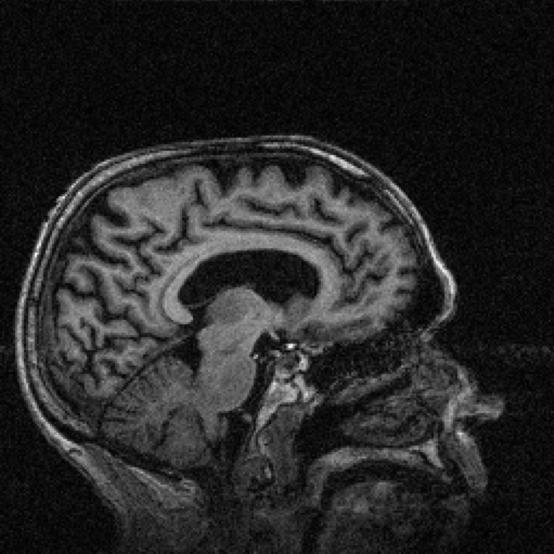
#> input picture Morphological_Operations/OAS2_0001_MR2_z_slice_129.jpg, 554 x 554 px
$ jupyter execute --allow-errors Morphological_Operators_in_Digital_Image_Processing.ipynb   (shell and % lines are left out)
#> lines starting #> are read from the running program, lines starting #| are printed output that depends on the picture; after the words box and inside, x2 and y2 are one past the last pixel; in counts of white or black regions, pixels touching at a corner belong together
# **Morphological Operators in Digital Image Processing**

* Introduction to Morphological Operators
* Types of Morphological Operators
    * Dilation
    * Erosion
    * Opening
    * Closing
    * Morphological Gradient
    * Top-Hat and Bottom-Hat Transformations
    * Skeletonization
* Practical Applications
* Code Implementations
* References

## **Introduction to Morphological Operators**

Morphological operators are powerful tools in digital image processing that operate on the shape or structure of objects within an image. Based on mathematical morphology, these operators use a structuring element to probe and modify the geometry of image features, making them particularly useful for tasks like noise reduction, object segmentation, and feature extraction [1]. Morphological operators are widely applied in fields such as medical imaging, industrial inspection, and computer vision as of 12:33 PM IST on Sunday, June 22, 2025.

### Why Necessary:
1. **Shape Analysis**: Morphological operators analyze and manipulate object shapes, enabling tasks like boundary detection and region filling [1].
2. **Noise Reduction**: Techniques like opening and closing remove noise while preserving object structures [3].
3. **Segmentation**: Morphological operators facilitate the separation of objects from backgrounds, crucial for medical diagnostics [4].
4. **Feature Extraction**: They highlight specific structural features, such as edges or skeletons, for further analysis [1].
5. **Preprocessing**: Morphological operations prepare images for advanced tasks like object recognition and classification [3].
6. **Robustness**: These operators are effective on binary and grayscale images, offering versatility across applications [1].

## **What Are Morphological Operators?**

* <font color="green">Morphological operators are non-linear image processing techniques that modify pixel values based on the local geometry defined by a structuring element [1].</font>
* A structuring element is a small shape (e.g., square, disk, or cross) that probes the image, determining how the operator interacts with pixel neighborhoods.
* <font color="green">These operators are particularly effective for enhancing or suppressing specific image features, making them suitable for applications like tumor detection in medical imaging or defect identification in industrial imaging [4].</font>
    * The choice of structuring element size and shape is application-specific, e.g., a larger structuring element may be used for coarse features in X-ray images compared to fine details in retinal scans [3].

## **Types of Morphological Operators**

<font color="green">Morphological operators manipulate image structures in the spatial domain using set theory principles [1].</font>

* **Dilation**: Expands object boundaries by adding pixels to the edges, filling small gaps [1].
* **Erosion**: Shrinks object boundaries by removing pixels from the edges, eliminating small noise [1].
* **Opening**: Erosion followed by dilation, smooths object contours and removes small objects [3].
* **Closing**: Dilation followed by erosion, fills small holes and connects nearby objects [3].
* **Morphological Gradient**: Difference between dilation and erosion, highlights object boundaries [1].
* **Top-Hat and Bottom-Hat Transformations**: Extract bright or dark features relative to the background [3].
* **Skeletonization**: Reduces objects to a single-pixel-wide representation, preserving topology [1].
* **The Hit-or-Miss Transform**: Detects specific patterns or shapes using a pair of structuring elements [2].

[cell 1]
import cv2
import numpy as np
import matplotlib.pyplot as plt

## **Dilation**

Dilation is a fundamental morphological operation that enlarges the boundaries of objects in an image. It involves sliding a structuring element over the image and assigning the maximum value (for grayscale) or union (for binary) within the structuring element's neighborhood to the output pixel.

**Key Concept**

* Objective: Expand object regions to fill gaps or connect disjointed parts, improving object continuity [1].
* Assumption: Dilation assumes that the structuring element defines the shape and extent of expansion [3].
* Mechanism: For a binary image, dilation sets a pixel to 1 if any pixel in the structuring element's neighborhood is 1. For grayscale images, it takes the maximum intensity value within the neighborhood [1].

[cell 2]
img_org = cv2.imread('OAS2_0001_MR2_z_slice_129.jpg', cv2.IMREAD_GRAYSCALE)
#> img_org is the input picture: shape (554, 554); min 0, max 254, mean 39.3
img_resize = cv2.resize(img_org, (512, 512))

# Define a structuring element (3x3 square)
kernel = np.ones((3, 3), np.uint8)

# Apply dilation
img_dilated = cv2.dilate(img_resize, kernel, iterations=1)
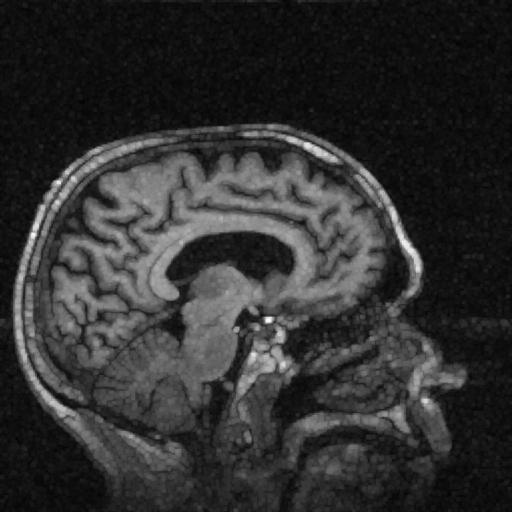
#> img_dilated: shape (512, 512); min 3, max 247, mean 48.4

# Save the result
cv2.imwrite('Dilation/dilated_binary_Brain_MRI.jpg', img_dilated)

# Plot the images
plt.figure(figsize=(12, 8))
plt.subplot(121); plt.imshow(img_org, cmap='gray'); plt.title('Original Binary Brain MRI Image')
plt.subplot(122); plt.imshow(img_dilated, cmap='gray'); plt.title('Dilated Image')
plt.show()

## **Erosion**

Erosion is a morphological operation that shrinks the boundaries of objects by removing pixels from the edges. It uses a structuring element to probe the image and assigns the minimum value (for grayscale) or intersection (for binary) within the neighborhood to the output pixel.

**Key Concept**

* Objective: Reduce object size to remove noise or isolate specific regions [1].
* Assumption: Erosion assumes the structuring element defines the extent of shrinkage [3].
* Mechanism: For a binary image, a pixel is set to 0 unless all pixels in the structuring element's neighborhood are 1. For grayscale, it takes the minimum intensity value [1].

[cell 3]
# Load a binary satellite image with urban features
img_org = cv2.imread('OAS2_0001_MR2_z_slice_129.jpg', cv2.IMREAD_GRAYSCALE)
img_resize = cv2.resize(img_org, (512, 512))

# Define a structuring element (3x3 square)
kernel = np.ones((3, 3), np.uint8)

# Apply erosion
img_eroded = cv2.erode(img_resize, kernel, iterations=1)
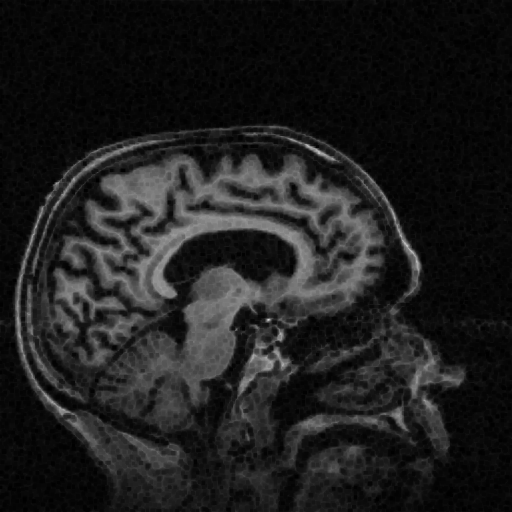
#> img_eroded: shape (512, 512); min 0, max 207, mean 30.2

# Save the result
cv2.imwrite('Erosion/eroded_binary_Brain MRI.jpg', img_eroded)

# Plot the images
plt.figure(figsize=(12, 8))
plt.subplot(121); plt.imshow(img_org, cmap='gray'); plt.title('Original Binary Brain MRI Image')
plt.subplot(122); plt.imshow(img_eroded, cmap='gray'); plt.title('Eroded Image')
plt.show()
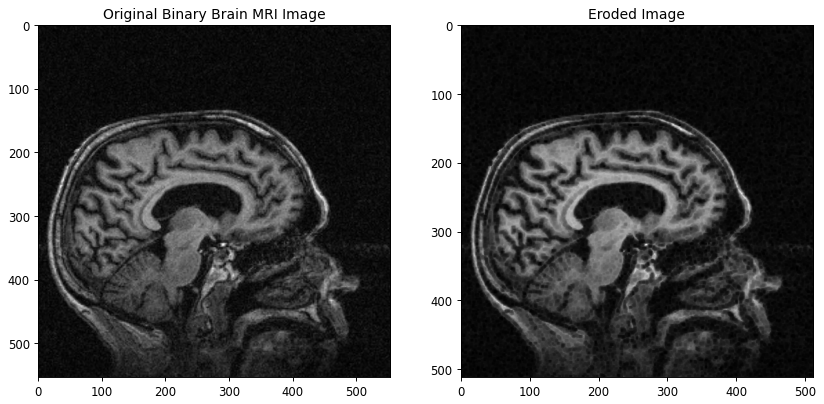
#> figure drawn by matplotlib, 2 panels

## **Opening**

Opening is a two-step morphological operation that involves erosion followed by dilation. It smooths object contours, removes small objects, and breaks narrow connections while preserving the overall shape of larger objects.

**Key Concept**

* Objective: Remove noise and small artifacts while maintaining larger structures [3].
* Assumption: The structuring element size determines the scale of noise to be removed [1].
* Mechanism: Erosion first shrinks the image, then dilation restores the shape, eliminating small features [3].

[cell 4]
# Load a binary satellite image with urban features
img_org = cv2.imread('OAS2_0001_MR2_z_slice_129.jpg', cv2.IMREAD_GRAYSCALE)
img_resize = cv2.resize(img_org, (512, 512))

# Define a structuring element (3x3 square)
kernel = np.ones((3, 3), np.uint8)

# Apply opening
img_opened = cv2.morphologyEx(img_resize, cv2.MORPH_OPEN, kernel)

# Save the result
cv2.imwrite('Opening/opened_binary_Brain_MRI.jpg', img_opened)

# Plot the images
plt.figure(figsize=(12, 8))
plt.subplot(121); plt.imshow(img_org, cmap='gray'); plt.title('Original Binary Brain MRI Image')
plt.subplot(122); plt.imshow(img_opened, cmap='gray'); plt.title('Opened Image')
plt.show()

## **Closing**

Closing is a two-step morphological operation that involves dilation followed by erosion. It fills small holes, connects nearby objects, and smooths boundaries while preserving the overall shape.

**Key Concept**

* Objective: Close gaps and connect disjointed regions while removing small holes [3].
* Assumption: The structuring element size defines the scale of gaps to be filled [1].
* Mechanism: Dilation first expands the image, then erosion restores the shape, closing small gaps [3].

[cell 5]
# Load a binary satellite image with urban features
img_org = cv2.imread('OAS2_0001_MR2_z_slice_129.jpg', cv2.IMREAD_GRAYSCALE)
img_resize = cv2.resize(img_org, (512, 512))

# Define a structuring element (3x3 square)
kernel = np.ones((3, 3), np.uint8)

# Apply closing
img_closed = cv2.morphologyEx(img_resize, cv2.MORPH_CLOSE, kernel)

# Save the result
cv2.imwrite('Closing/closed_binary_Brain_MRI.jpg', img_closed)

# Plot the images
plt.figure(figsize=(12, 8))
plt.subplot(121); plt.imshow(img_org, cmap='gray'); plt.title('Original Binary Brain MRI Image')
plt.subplot(122); plt.imshow(img_closed, cmap='gray'); plt.title('Closed Image')
plt.show()

## **Morphological Gradient**

The morphological gradient is the difference between the dilation and erosion of an image. It highlights the boundaries or edges of objects by emphasizing the rate of change in intensity.

**Key Concept**

* Objective: Detect edges and boundaries of objects [1].
* Assumption: The gradient magnitude reflects the structural changes [3].
* Mechanism: Subtracting the eroded image from the dilated image produces the gradient [1].

[cell 6]
# Load a grayscale
img_org = cv2.imread('OAS2_0001_MR2_z_slice_129.jpg', cv2.IMREAD_GRAYSCALE)
img_resize = cv2.resize(img_org, (512, 512))

# Define a structuring element (3x3 square)
kernel = np.ones((3, 3), np.uint8)

# Apply morphological gradient
img_gradient = cv2.morphologyEx(img_resize, cv2.MORPH_GRADIENT, kernel)
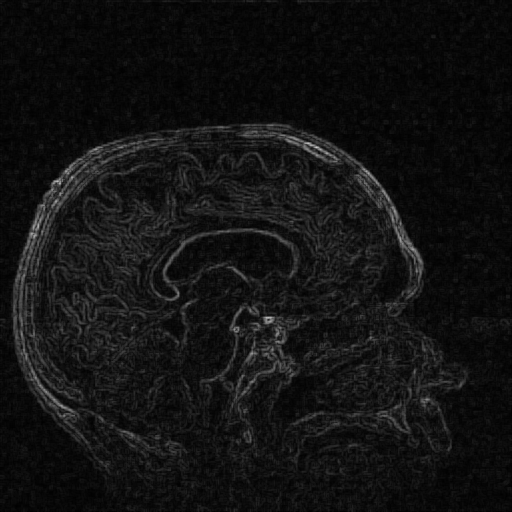
#> img_gradient: shape (512, 512); min 0, max 204, mean 18.2

# Save the result
cv2.imwrite('Morphological_Gradient/Original_Brain_MRI.jpg', img_org)
cv2.imwrite('Morphological_Gradient/gradient_grayscale_Brain_MRI.jpg', img_gradient)

# Plot the images
plt.figure(figsize=(12, 8))
plt.subplot(121); plt.imshow(img_org, cmap='gray'); plt.title('Original Grayscale Brain MRI')
plt.subplot(122); plt.imshow(img_gradient, cmap='gray'); plt.title('Morphological Gradient')
plt.show()

## **Top-Hat and Bottom-Hat Transformations**

Top-Hat transformation extracts small bright regions against a darker background, while Bottom-Hat transformation extracts small dark regions against a brighter background. Both use the original image and its opening or closing.

**Key Concept**

* Objective: Enhance contrast by isolating bright or dark features [3].
* Assumption: The structuring element size determines the scale of features to extract [1].
* Mechanism: Top-Hat is the difference between the original image and its opening; Bottom-Hat is the difference between its closing and the original image [3].

[cell 7]
# Load a grayscale satellite image with land cover
img_org = cv2.imread('OAS2_0001_MR2_z_slice_129.jpg', cv2.IMREAD_GRAYSCALE)
img_resize = cv2.resize(img_org, (512, 512))

# Define a structuring element (3x3 square)
kernel = np.ones((3, 3), np.uint8)

# Apply Top-Hat and Bottom-Hat transformations
img_tophat = cv2.morphologyEx(img_resize, cv2.MORPH_TOPHAT, kernel)
img_bothat = cv2.morphologyEx(img_resize, cv2.MORPH_BLACKHAT, kernel)

# Save the results
cv2.imwrite('TH_BH_Transformation/tophat_grayscale_Brain_MRI.jpg', img_tophat)
cv2.imwrite('TH_BH_Transformation/bothat_grayscale_Brain_MRI.jpg', img_bothat)

# Plot the images
plt.figure(figsize=(12, 8))
plt.subplot(131); plt.imshow(img_org, cmap='gray'); plt.title('Original Grayscale Brain MRI Image')
plt.subplot(132); plt.imshow(img_tophat, cmap='gray'); plt.title('Top-Hat Transform')
plt.subplot(133); plt.imshow(img_bothat, cmap='gray'); plt.title('Bottom-Hat Transform')
plt.show()

## **Skeletonization**

Skeletonization reduces objects to a single-pixel-wide representation while preserving their topology. It iteratively applies erosion and checks for connectivity to avoid breaking the structure.

**Key Concept**

* Objective: Simplify objects into their skeletal form for shape analysis [1].
* Assumption: The process preserves the essential shape and connectivity [3].
* Mechanism: Uses iterative erosion with hit-or-miss transforms to thin objects [1].

[cell 8]
img_org = cv2.imread('OAS2_0001_MR2_z_slice_129.jpg', cv2.IMREAD_GRAYSCALE)
_, img_binary = cv2.threshold(img_org, 127, 255, cv2.THRESH_BINARY)
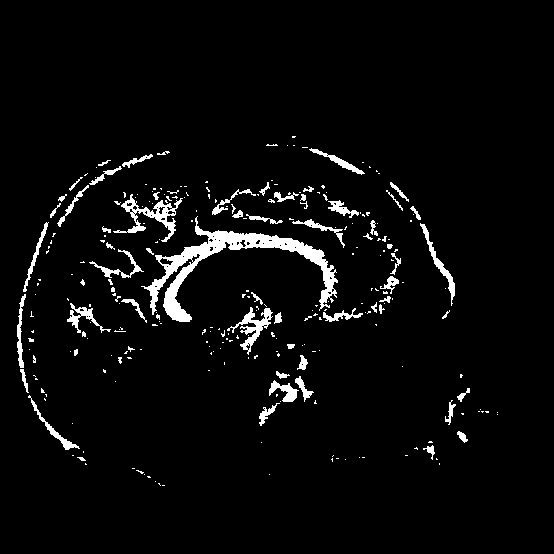
#> img_binary: shape (554, 554); 4.1% white; 271 white regions (209 under 20 px), largest, box (x1, y1, x2, y2) and area: (141, 216, 338, 322) 3933, (113, 194, 183, 242) 838, (227, 307, 273, 355) 613

# Define a structuring element
kernel = cv2.getStructuringElement(cv2.MORPH_CROSS, (3, 3))

#img_skeleton = np.zeros(img_binary.shape, np.uint8)
img_temp = img_binary.copy()

#> (the rest of this cell did not finish here and is left out)

## **The Hit-or-Miss Transform**

The Hit-or-Miss Transform is a morphological operation that detects specific patterns or shapes in a binary image using a pair of structuring elements: one for the foreground (hit) and one for the background (miss).

**Key Concept**

* Objective: Identify predefined shapes or configurations, such as corners or endpoints [2].
* Assumption: The structuring elements accurately represent the pattern to detect [1].
* Mechanism: The transform matches the foreground element where the image matches and the background element where it does not, producing a binary output [2].

[cell 9]
img_org = cv2.imread('OAS2_0001_MR2_z_slice_129.jpg', cv2.IMREAD_GRAYSCALE)
_, img_binary = cv2.threshold(img_org, 127, 255, cv2.THRESH_BINARY)

# Define structuring elements for Hit-or-Miss (e.g., detect a corner)
kernel_hit = np.array([[1, 1, 0],
                      [1, 1, 0],
                      [0, 0, 0]], dtype=np.uint8)
kernel_miss = np.array([[0, 0, 1],
                       [0, 0, 1],
                       [1, 1, 1]], dtype=np.uint8)

# Apply Hit-or-Miss Transform
img_hitmiss = cv2.morphologyEx(img_binary, cv2.MORPH_HITMISS, kernel_hit)
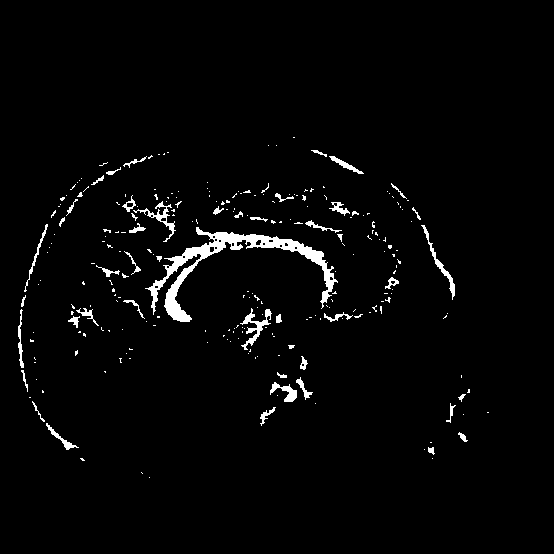
#> img_hitmiss: shape (554, 554); 2.6% white; 251 white regions (203 under 20 px), largest, box (x1, y1, x2, y2) and area: (145, 227, 338, 322) 3122, (240, 308, 272, 350) 373, (133, 201, 176, 242) 296

# Save the result
cv2.imwrite('Hit_or_Miss_Transform/hitmiss_binary_satellite_urban.jpg', img_hitmiss)

# Plot the images
plt.figure(figsize=(12, 8))
plt.subplot(121); plt.imshow(img_binary, cmap='gray'); plt.title('Binary Brain MRI Image')
plt.subplot(122); plt.imshow(img_hitmiss, cmap='gray'); plt.title('Hit-or-Miss Transform')
plt.show()

## **Some Basic Morphological Algorithms**

Basic morphological algorithms combine operators to solve specific image processing tasks, such as noise removal, boundary extraction, or region filling.

**Key Concept**

* Objective: Automate common tasks using sequences of morphological operations [3].
* Assumption: The sequence of operations is tailored to the image content and goal [1].
* Mechanism: Algorithms may include iterative applications of opening/closing or custom workflows [3].

**Example Algorithm: Noise Removal and Boundary Extraction**
- Step 1: Apply opening to remove small noise.
- Step 2: Apply morphological gradient to extract boundaries.

[cell 10]
img_org = cv2.imread('OAS2_0001_MR2_z_slice_129.jpg', cv2.IMREAD_GRAYSCALE)
img_resize = cv2.resize(img_org, (512, 512))

# Define a structuring element (3x3 square)
kernel = np.ones((3, 3), np.uint8)

# Step 1: Apply opening to remove noise
img_opened = cv2.morphologyEx(img_resize, cv2.MORPH_OPEN, kernel)

# Step 2: Apply morphological gradient to extract boundaries
img_gradient = cv2.morphologyEx(img_opened, cv2.MORPH_GRADIENT, kernel)

# Save the results
cv2.imwrite('Morphological_Results/opened_binary_Brain_MRI.jpg', img_opened)
cv2.imwrite('Morphological_Results/gradient_opened_binary_Brain_MRI.jpg', img_gradient)

# Plot the images
plt.figure(figsize=(12, 8))
plt.subplot(131); plt.imshow(img_org, cmap='gray'); plt.title('Original Binary Brain MRI Image')
plt.subplot(132); plt.imshow(img_opened, cmap='gray'); plt.title('Noise Removed')
plt.subplot(133); plt.imshow(img_gradient, cmap='gray'); plt.title('Boundary Extracted')
plt.show()

## **Morphological Reconstruction**

Morphological reconstruction refines an image by iteratively applying dilation or erosion under a marker image, reconstructing shapes or regions while preserving connectivity.

**Key Concept**

* Objective: Reconstruct or enhance regions based on a marker, useful for filling holes or segmenting objects [3].
* Assumption: The marker defines the starting region for reconstruction [1].
* Mechanism: Iterative dilation of the marker constrained by the original image [3].

[cell 11]
img_org = cv2.imread('OAS2_0001_MR2_z_slice_129.jpg', cv2.IMREAD_GRAYSCALE)
_, img_binary = cv2.threshold(img_org, 127, 255, cv2.THRESH_BINARY)

# Create a marker image (e.g., a subset of the original)
marker = cv2.erode(img_binary, np.ones((5, 5), np.uint8), iterations=1)
#> marker: shape (554, 554); 0.49% white; 58 white regions (50 under 20 px), largest, box (x1, y1, x2, y2) and area: (210, 233, 325, 269) 555, (166, 267, 191, 320) 358, (185, 246, 208, 257) 144

# Apply morphological reconstruction by iterative dilation
reconstructed = marker.copy()
while True:
    dilated = cv2.dilate(reconstructed, np.ones((3, 3), np.uint8))
    reconstructed = cv2.min(dilated, img_binary)
    if (dilated == reconstructed).all():
        break
#> this loop made 1 pass
#> pass 1, `dilated = cv2.dilate(reconstructed, np.ones((3, 3), np.uint8))`:
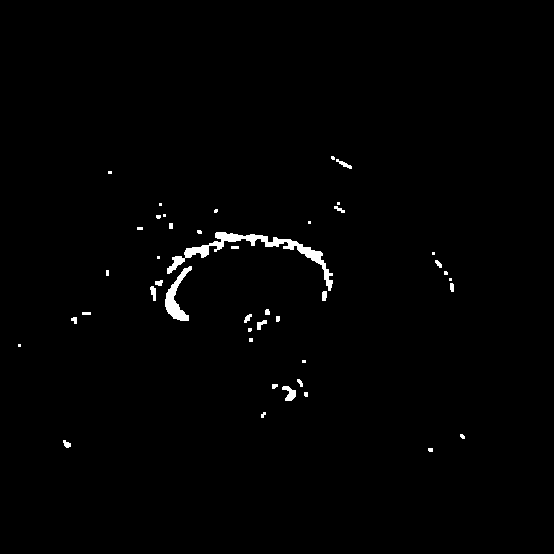
#> dilated: shape (554, 554); 1% white; 44 white regions (22 under 20 px), largest, box (x1, y1, x2, y2) and area: (167, 232, 333, 291) 1471, (165, 266, 192, 321) 548, (282, 386, 296, 401) 122

# Save the result
cv2.imwrite('Morphological_Reconstruction/reconstructed_binary_Brain_MRI.jpg', reconstructed)

# Plot the images
plt.figure(figsize=(12, 8))
plt.subplot(121); plt.imshow(img_binary, cmap='gray'); plt.title('Original Binary Brain MRI Image')
plt.subplot(122); plt.imshow(reconstructed, cmap='gray'); plt.title('Reconstructed Image')
plt.show()

## **Summary of Morphological Operations on Binary Images**

Morphological operations on binary images are essential for shape analysis and preprocessing. Key operations include:
- **Dilation and Erosion**: Modify object size and connectivity.
- **Opening and Closing**: Remove noise and fill gaps.
- **Hit-or-Miss Transform**: Detect specific patterns.
- **Skeletonization**: Reduce to skeletal form.
- **Morphological Reconstruction**: Enhance region connectivity.

These operations rely on binary thresholding and structuring elements, making them efficient for tasks like urban mapping or object counting [1].

## **Grayscale Morphology**

Grayscale morphology extends binary operations to images with intensity values, using the same principles but operating on pixel intensities.

**Key Concept**

* Objective: Enhance or suppress grayscale features like ridges or valleys [3].
* Assumption: Intensity variations define object boundaries and textures [1].
* Mechanism: Dilation takes the maximum, erosion the minimum, within the structuring element's neighborhood [3].

**Applications**: Noise reduction in satellite imagery, edge detection in terrain maps.

[cell 12]
import cv2
import numpy as np
import matplotlib.pyplot as plt

# Load a grayscale satellite image with land cover
img_org = cv2.imread('OAS2_0001_MR2_z_slice_129.jpg', cv2.IMREAD_GRAYSCALE)
img_resize = cv2.resize(img_org, (512, 512))

# Define a structuring element (3x3 square)
kernel = np.ones((3, 3), np.uint8)

# Apply grayscale erosion and dilation
img_eroded = cv2.erode(img_resize, kernel, iterations=1)
img_dilated = cv2.dilate(img_resize, kernel, iterations=1)

# Save the results
cv2.imwrite('Grayscale_Morphology/eroded_grayscale_Brain_MRI.jpg', img_eroded)
cv2.imwrite('Grayscale_Morphology/dilated_grayscale_Brain_MRI.jpg', img_dilated)

# Plot the images
plt.figure(figsize=(12, 8))
plt.subplot(131); plt.imshow(img_org, cmap='gray'); plt.title('Original Grayscale Brain MRI Image')
plt.subplot(132); plt.imshow(img_eroded, cmap='gray'); plt.title('Eroded Image')
plt.subplot(133); plt.imshow(img_dilated, cmap='gray'); plt.title('Dilated Image')
plt.show()
